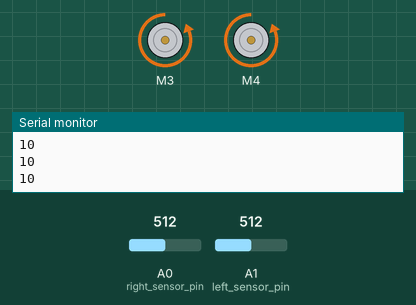
This sketch was run on a simulated Arduino Uno, built with avr-gcc and run on an emulated ATmega328P. Shown: 2 × DC motor (green arrow = forward, orange = backward, longer = faster), the last lines printed to the serial monitor. Inputs (shaded band) come from the test bench; at power-on: A0 (right_sensor_pin) = 512, A1 (left_sensor_pin) = 512.

Above: at 1.2 s.
1.3 s: A0 (right_sensor_pin) set to 163
2.8 s: A0 (right_sensor_pin) set to 142
At 3.9 s:
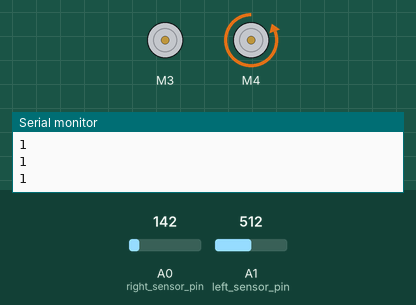
4.3 s: A0 (right_sensor_pin) set to 306
At 5.1 s:
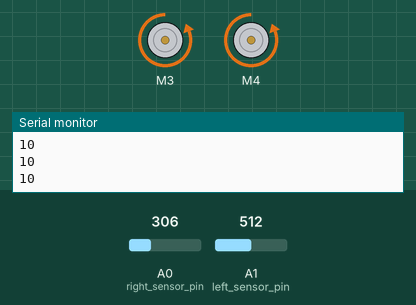
5.8 s: A1 (left_sensor_pin) set to 165
7.3 s: A1 (left_sensor_pin) set to 142
At 8.4 s:
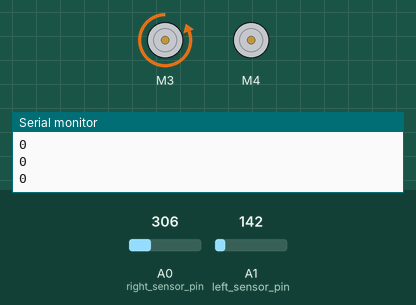
8.8 s: A1 (left_sensor_pin) set to 306
At 9.7 s:
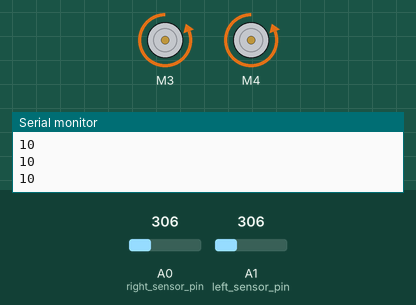
Timing chart, 0 to 11.3 s (numbered marks = the images above; inputs shaded):
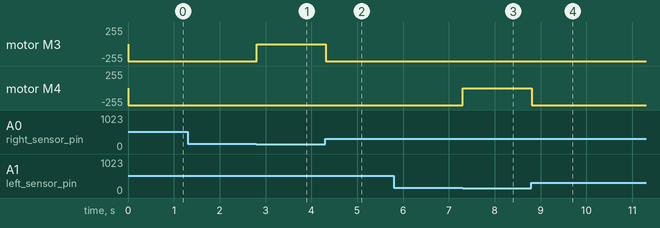

Measured:
- the behaviour switches between 150 and 149 on A0 (right_sensor_pin) (found by bisection; images 0 and 1)
- the behaviour switches between 150 and 149 on A1 (left_sensor_pin) (found by bisection; images 2 and 3)
- after the input at 2.8 s, motor M3: backward 255/255 → stopped at once
- after the input at 4.3 s, motor M3: stopped → backward 255/255 at once
- after the input at 7.3 s, motor M4: backward 255/255 → stopped at once
- after the input at 8.8 s, motor M4: stopped → backward 255/255 at once

The sketch:

opto_3.ino
```cpp
#define TIMEOUT_MILLIS 100000000000
#include <Wire.h>
#include <Adafruit_MotorShield.h>
#include "utility/Adafruit_MS_PWMServoDriver.h"

Adafruit_MotorShield AFMS = Adafruit_MotorShield();

Adafruit_DCMotor *leftMotor = AFMS.getMotor(3);  //left motor on port 1
Adafruit_DCMotor *rightMotor = AFMS.getMotor(4); //right motor on port 2

//Sensor Connection - changed temp. because behind wheel
const int left_sensor_pin = A1;
const int right_sensor_pin = A0;

int sensor_state_left;
int sensor_state_right;

int IR_high = 150;

void setup()
{
    Serial.begin(9600);
    AFMS.begin();
    // Set the speed to start, from 0 (off) to 255 (max speed)
    leftMotor->setSpeed(0);
    leftMotor->run(FORWARD);
    // turn on motor
    leftMotor->run(RELEASE);

    rightMotor->setSpeed(0);
    rightMotor->run(FORWARD);
    rightMotor->run(RELEASE);
}

void run_motor(int LEFT, int RIGHT)
{
    // In software video and powerpoint, http://www-h.eng.cam.ac.uk/help/tpl/IDP/softwaretalk.html
    // IT says to compare motor speed with previous, and if its the same, don't update the motors.
    // TODO

    leftMotor->setSpeed(LEFT);
    leftMotor->run(BACKWARD);
    rightMotor->setSpeed(RIGHT);
    rightMotor->run(BACKWARD);
    delay(10);
}

inline void line_follow_basic()
{
    // Blindly follows the line until some time limit is reached.
    unsigned long start_time = millis();

    //while (millis() - start_time < TIMEOUT_MILLIS)
    while (1)
    {

        // assumes for the moment that the sensors are ahead of the wheels.
        sensor_state_left = analogRead(left_sensor_pin);
        sensor_state_right = analogRead(right_sensor_pin);
        int touchline;
        if (sensor_state_left > IR_high && sensor_state_right < IR_high)
        {
            run_motor(0, 255);
            Serial.println(1);
        }
        else if (sensor_state_left < IR_high && sensor_state_right > IR_high)
        {
            run_motor(255, 0);
            Serial.println(0);
        }
        else
        {
            run_motor(255,255);
            Serial.println(10);
        }
    }
}

void loop()
{
    uint8_t i;

    line_follow_basic();
}
```
